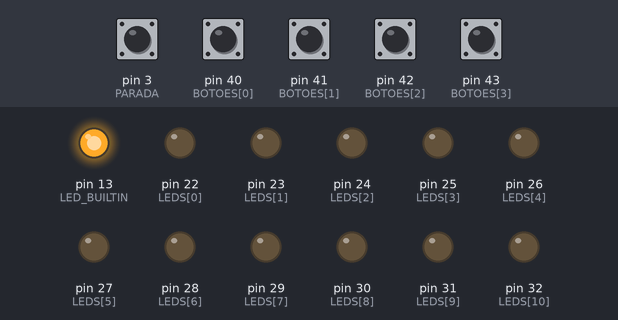
The sketch below on a simulated Arduino Mega 2560, built with avr-gcc and run on an emulated ATmega2560. Parts: output pins drawn as LEDs (lit = HIGH). Inputs (shaded band) come from the test bench; at power-on: pin 3 (PARADA), pin 40 (BOTOES[0]), pin 41 (BOTOES[1]), pin 42 (BOTOES[2]), pin 43 (BOTOES[3]) HIGH. What the sketch prints to the serial monitor is not drawn.

Above: at 0.1 s.
Timing chart, 0 to 1.6 s (numbered marks = the images above):
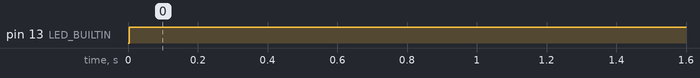

Measured:
- by itself, pin 13 (LED_BUILTIN): LOW → HIGH at 0.00 s

The sketch:

NEXUS_A08_Botoes.ino
```cpp
/* Casa Inteligente | NEXUS | ExpoTech | A08 R01
 * Teste de 11 LEDs e 4 botoes, com entrada de parada logica em D3.
 * Nao substitui corte fisico independente de cargas.
 */
#include <Arduino.h>
const uint8_t LEDS[11]={22,23,24,25,26,27,28,29,30,31,32};
const uint8_t BOTOES[4]={40,41,42,43},PARADA=3;
bool estados[11]={false},bruto[4]={true,true,true,true},estavel[4]={true,true,true,true};
uint32_t mudou[4]={0},ultimoPasso=0,ultimoLog=0;
bool bloqueado=true,sequencia=false;int passo=-1;
void apagar(){for(uint8_t i=0;i<11;++i){estados[i]=false;digitalWrite(LEDS[i],LOW);}sequencia=false;passo=-1;}
void alternar(uint8_t i){if(!bloqueado){if(sequencia)apagar();estados[i]=!estados[i];}}
void setup(){
  for(uint8_t i=0;i<11;++i){digitalWrite(LEDS[i],LOW);pinMode(LEDS[i],OUTPUT);}
  for(uint8_t i=0;i<4;++i)pinMode(BOTOES[i],INPUT_PULLUP);
  pinMode(PARADA,INPUT_PULLUP);pinMode(LED_BUILTIN,OUTPUT);Serial.begin(115200);
  Serial.println(F("A08: inicia BLOQUEADO. D3 com contato NC para GND; r rearma; 1-4 alternam L01-L04; t sequencia; 0 apaga."));
}
void loop(){
  uint32_t agora=millis();
  if(digitalRead(PARADA)==HIGH){bloqueado=true;apagar();}
  while(Serial.available()){
    char c=Serial.read();
    if(c=='r' && digitalRead(PARADA)==LOW){bloqueado=false;apagar();}
    else if(c=='0')apagar();
    else if(c>='1'&&c<='4')alternar(c-'1');
    else if(c=='t' && !bloqueado){apagar();sequencia=true;passo=0;estados[0]=true;ultimoPasso=agora;}
  }
  for(uint8_t i=0;i<4;++i){
    bool valor=digitalRead(BOTOES[i])==HIGH;
    if(valor!=bruto[i]){bruto[i]=valor;mudou[i]=agora;}
    if(valor!=estavel[i] && static_cast<uint32_t>(agora-mudou[i])>=30){estavel[i]=valor;if(!valor)alternar(i);}
  }
  if(sequencia && static_cast<uint32_t>(agora-ultimoPasso)>=300){
    ultimoPasso=agora;estados[passo]=false;++passo;
    if(passo<11)estados[passo]=true;else{sequencia=false;passo=-1;}
  }
  for(uint8_t i=0;i<11;++i)digitalWrite(LEDS[i],!bloqueado&&estados[i]?HIGH:LOW);
  digitalWrite(LED_BUILTIN,bloqueado?HIGH:LOW);
  if(static_cast<uint32_t>(agora-ultimoLog)>=1000){
    ultimoLog=agora;Serial.print(F("{\"module\":\"A08\",\"stopped\":"));Serial.print(bloqueado?F("true"):F("false"));
    Serial.print(F(",\"leds\":["));for(uint8_t i=0;i<11;++i){if(i)Serial.print(',');Serial.print(!bloqueado&&estados[i]?1:0);}Serial.println(F("]}"));
  }
}
```
